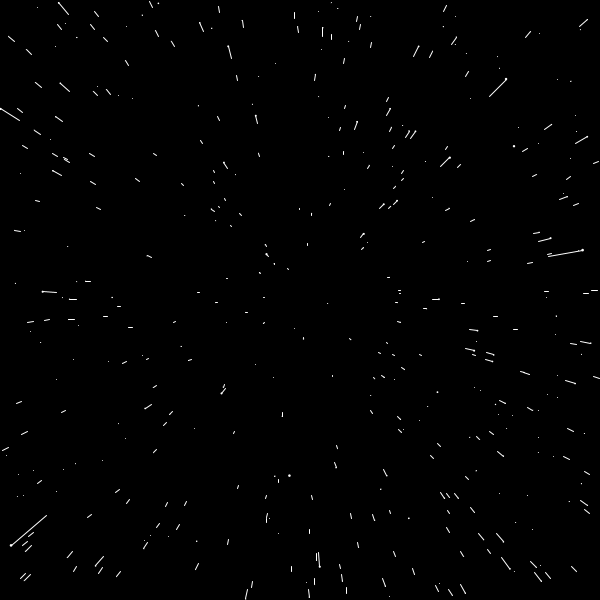
Frame 1 (no input)
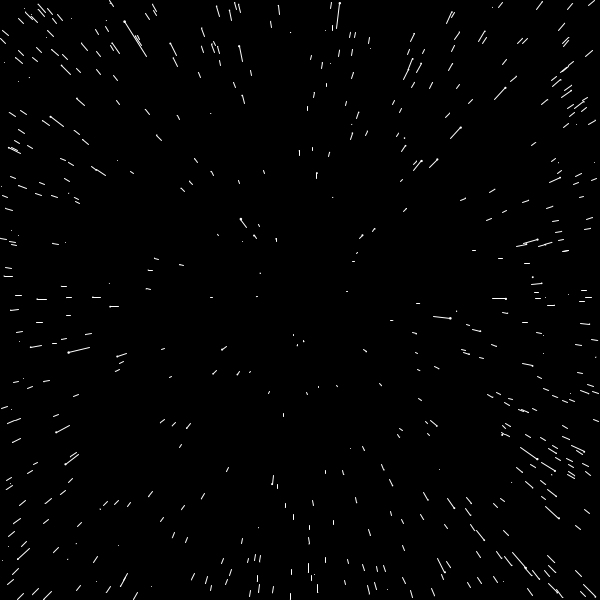
Frame 60 (the mouse pressed at the canvas centre just before this capture)
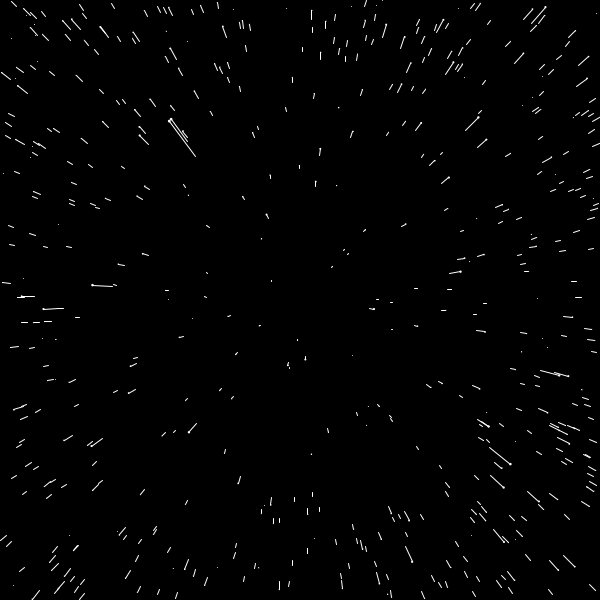
Frame 120 (the mouse held since frame 60 and released just before this capture)

The Processing sketch that drew these frames (run headless with seeded random() and noise(); from frame 60 on, the mouse is pressed at the canvas centre):

// Processing sketch: C001_StarField
// ── C001_StarField.pde
Star[] _stars;


void setup() {
  size(600,600);
  _stars = new Star[800];
  
  for (int i = 0; i < _stars.length; i++) {
    _stars[i] = new Star();
  }
 
}



void draw() {
  background(0);
  translate(width/2, height/2);
  
  for (Star s : _stars) {
     s.update();
     s.show();
  }
}
// ── Star.pde
class Star {

  float x, y, z;
  float sx, sy;
  float px, py;
  float speed = 5;

  
  Star() {
    x = random(-width/2, width/2);
    y = random(-height/2, height/2);
    z = random(width/2);

    sx = map(x / z, 0, 1, 0, width/2);
    sy = map(y / z, 0, 1, 0, height/2);
  }




  void update() {
    z = z - speed;
    
    
    px = sx;
    py = sy;
    sx = map(x / z, 0, 1, 0, width/2);
    sy = map(y / z, 0, 1, 0, height/2);

    
    if (sx < -width/2 || sx > width/2 || sy < -height/2 || sy > height/2) {
      z = random(width/2);
      sx = map(x / z, 0, 1, 0, width/2);
      sy = map(y / z, 0, 1, 0, height/2);
      px = sx;
      py = sy;
    }
  }
  
  
  
  void show() {
   
    noStroke();
    fill(255);
    
    float r = map(z, width/2, 1, 0, 3);
    ellipse(sx, sy, r, r);
    
    stroke(255);
    line(sx, sy, px, py);
  }

}
